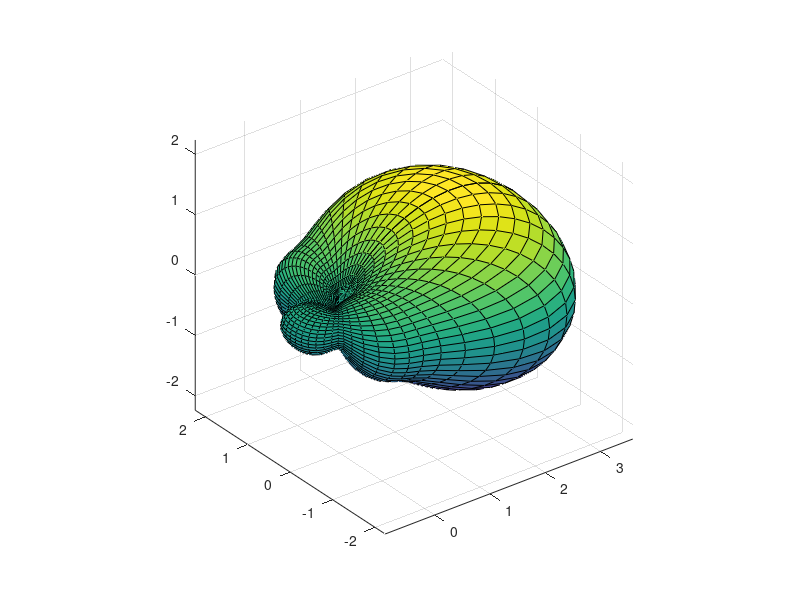

Write the MATLAB code that produced this figure.
clear all;
close all;
theta = (0:.02:1)*pi;
phi   = (0:.02:1)*2*pi;
[Theta, Phi] = meshgrid(theta, phi);
%Log periodica Factor de forma
Ea=(cos(0.416*pi.*cos(Theta))-cos(0.416*pi))./sin(Theta);
Eb=(cos(0.3472*pi.*cos(Theta))-cos(0.3472*pi))./sin(Theta);
Ec=(cos(0.2893*pi.*cos(Theta))-cos(0.2893*pi))./sin(Theta);
Ed=(cos(0.6*pi.*cos(Theta))-cos(0.6*pi))./sin(Theta);
Ee=(cos(0.5*pi.*cos(theta)))./sin(theta);
% Ea=1;
% Eb=1;
% Ec=1;
% Ed=1;
% Ee=1;
H= abs(Ea.*exp(i*(0.5*pi).*sin(Theta).*cos(Phi)+(i*0.5*pi)+(i*pi))...
       +Eb.*exp(i*(0.916*pi).*sin(Theta).*cos(Phi)+(0.916*pi*i))...
       +Ec.*exp(i*(1.26*pi).*sin(Theta).*cos(Phi)+(i*1.26*pi)+(i*pi))...
       +Ed.*exp(i*(0.6*pi).*sin(Theta).*cos(Phi-pi)-(i*0.6*pi)+(i*pi))...
       +Ee);
X     =  H.*sin(Theta).*cos(Phi);
Y     =  H.*sin(Theta).*sin(Phi);
Z     =  H.*cos(Theta);
figure('Color','White')
surf(X,Y,Z);
view(3);
axis equal on;